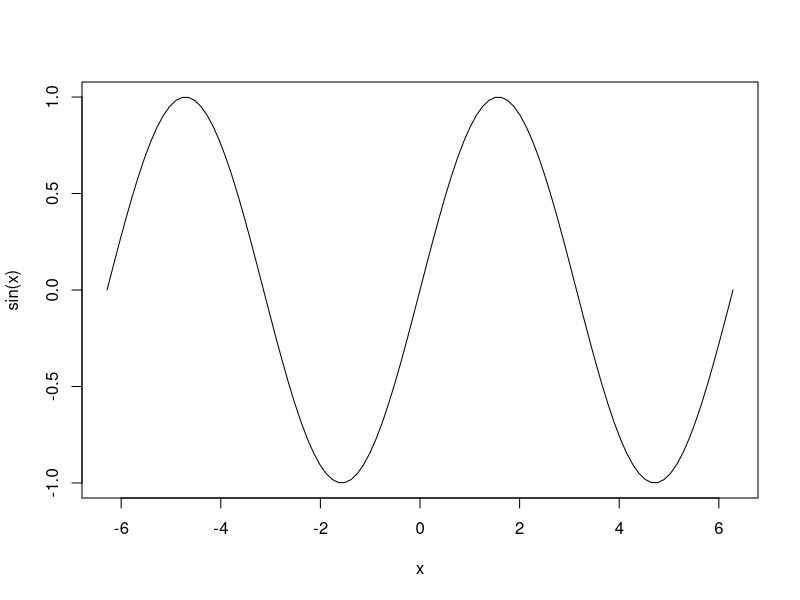

Here is the R script that generated this plot:
## ---- chunk 1
curve(sin, -2*pi, 2*pi)
